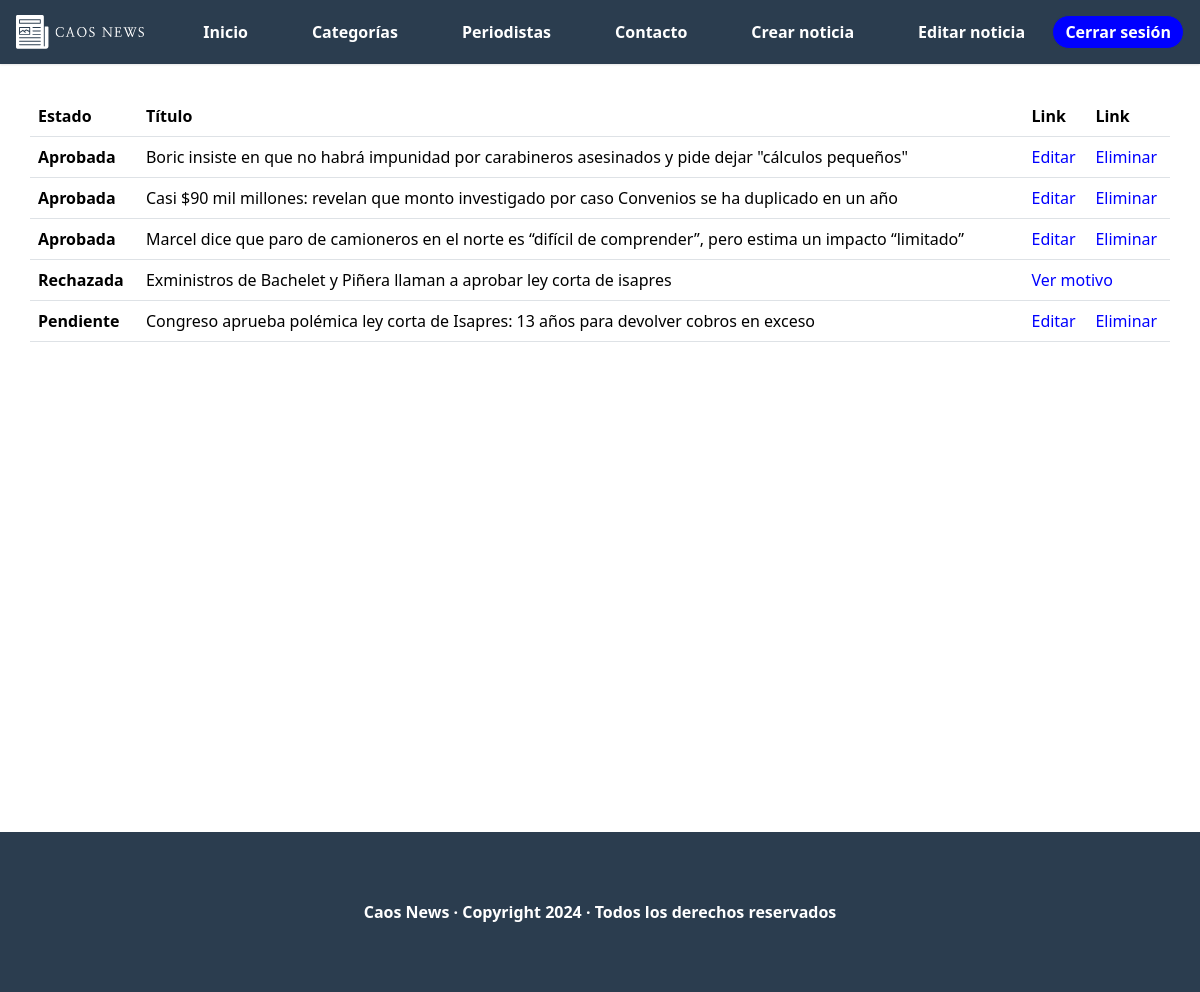
Screenshot of /lista_noticias_publicadas (signed in) with the database file from the repository.
### core/models.py (models this page shows, shortened)
class Noticia(models.Model):
    titulo = models.CharField(max_length=100, unique=True)
    ubicacion = models.CharField(max_length=50)
    fecha = models.DateField(auto_now=True)
    portada = models.ImageField(upload_to='portadas_noticias', blank=False, default='portada.jpg')
    cuerpo = models.TextField()
    id_autor = models.ForeignKey(User, on_delete=models.CASCADE)
    id_categoria = models.ForeignKey(CategoriaNoticia, on_delete=models.RESTRICT)
    id_estado_noticia = models.ForeignKey(EstadoNoticia, on_delete=models.RESTRICT)

class EstadoNoticia(models.Model):
    descripcion = models.CharField(max_length=30)

### core/views.py (the view)
# urls.py: path('lista_noticias_publicadas', lista_noticias_publicadas, name='lista_noticias_publicadas'),
@login_required
@permission_required('core.change_noticia')
def lista_noticias_publicadas(request):
    id = request.user.id
    list_noticias = Noticia.objects.filter(id_autor=id)
    aux = {
        'lista_noticias' : list_noticias
    }
    aux['mensaje'] = id
    return render(request, 'core/paginas/periodista/lista_noticias_publicadas.html', aux)

### core/templates/core/paginas/periodista/lista_noticias_publicadas.html
{% extends 'core/base.html'%}
{% load static %}
{% block estilo %}
  <link rel="stylesheet" href="{% static 'core/css/lista_noticias_publicadas.css' %}">
{% endblock %}
{% block content %}
  <main>
    <table class="table container">
      <thead>
        <tr>
          <th scope="col">Estado</th>
          <th scope="col">Título</th>
          <th scope="col">Link</th>
          <th scope="col">Link</th>
        </tr>
      </thead>
      <tbody>
        {% for noticia in lista_noticias %}
          <tr>
            <th scope="row">{{noticia.id_estado_noticia.descripcion}}</th>
            <td>{{noticia.titulo}}</td>
            {% if noticia.id_estado_noticia.id != 3 %}
              <td class="link"><a href="{% url 'editar_noticia' noticia.id %}">Editar</a></td>
              <td class="link"><a href="{% url 'eliminar_noticia' noticia.id %}">Eliminar</a></td>
            {% else %}
              <td class="link" colspan="2"><a href="{% url 'noticia_rechazada' noticia.id %}">Ver motivo</a></td>
            {% endif %}
          </tr>
        {% endfor %}
      </tbody>
    </table>
  </main>
{% endblock %}

### core/templates/core/base.html (shortened to what this page needs)
{% load static %}
<!DOCTYPE html>
<html lang="es">
<head>
  <link href="https://cdn.jsdelivr.net/npm/bootstrap@5.3.3/dist/css/bootstrap.min.css" rel="stylesheet"
>
  <link rel="stylesheet" href="{% static 'core/css/header.css' %}">
  <link rel="stylesheet" href="{% static 'core/css/footer.css' %}">
  {% block estilo %}
  {% endblock %}
</head>
<body>
  <header class="main-header">
    <div class="main-header_content">
      <a href="{% url 'index' %}"><img src="{% static 'core/img/logo-light.svg' %}" class="logo" alt="Logo Caos News"></a>
      {% if user.is_authenticated %}
      <form action="{% url 'logout' %}" class="login-button" method="POST" style="padding-top: 0;">
      <button class="button">Cerrar sesión</button>
      </form>
      {% else %}
        <a href="{% url 'login' %}" class="login-button"><button class="button">Inicia sesión</button></a>
      {% endif %}
      <nav id="main-menu" class="main-menu">
        <ul>
          <li><a href="{% url 'index' %}">Inicio</a></li>
          <li><a href="{% url 'lista_categorias' %}">Categorías</a></li>
          <li><a href="{% url 'lista_periodistas' %}">Periodistas</a></li>
          <li><a href="{% url 'contacto' %}">Contacto</a></li>
          {% for group in user.groups.all %}
            {% if group.name == 'Periodista' %}
              <li><a href="{% url 'crear_noticia' %}">Crear noticia</a></li>
              <li><a href="{% url 'lista_noticias_publicadas' %}">Editar noticia</a></li>
            {% endif %}
          {% endfor %}
        </ul>
      </nav>
    </div>
  </header>
  {% block content %}
  {% endblock %}
  <footer class="footer">
    <p>Caos News · Copyright 2024 · Todos los derechos reservados</p>
  </footer>
</body>
</html>

### core/static/core/css/header.css (style rules this page uses)
*, *::before, *::after { margin: 0; padding: 0; box-sizing: border-box; }
body { min-height: 100vh; display: flex; }
a { text-decoration: none; color: inherit; }
ul, ol { list-style: none; }
body { padding-top: 6rem; }
button { font-family: inherit; display: inline-block; padding: .25rem .75rem; border-radius: 1.5rem; text-decoration: none; font-weight: 600; color: white; background-color: blue; border: 1px solid #2b3d4f; }
.main-header { width: 100%; height: 4rem; position: fixed; top: 0; left: 0; background-color: #2b3d4f; display: flex; z-index: 10; box-shadow: 0 1px 2px rgba(0, 0, 0, .1); }
.main-header_content { width: calc(100% - 2rem); margin-left: 1rem; margin-right: 1rem; display: flex; align-items: center; justify-content: space-between; }
.main-header_content .logo { width: 8rem; }
.main-menu { display: flex; justify-content: center; align-items: center; }
.main-menu ul { padding: 0; }
@media screen and (min-width: 734px) { .main-menu ul { font-size: 2rem; } }
@media screen and (min-width: 734px) { .main-menu li { margin-bottom: 1rem; } }
@media screen and (min-width: 1024px) { .main-menu ul { font-size: 1rem; display: flex; padding-left: 2rem; gap: 4rem; color: white; font-weight: 600; margin-bottom: 0; } }
@media screen and (min-width: 1024px) { .main-menu li { margin-bottom: 0; } }
@media screen and (min-width: 1024px) { .main-header .login-button { order: 1; } }

### core/static/core/css/footer.css (style rules this page uses)
body { min-height: 100vh; display: flex; flex-direction: column; }
main { min-height: calc(100vh - 4rem); }
.footer { color: white; background-color: #2b3d4f; height: 10rem; display: flex; align-items: center; font-weight: bold; }
.footer p { width: 100%; margin-bottom: 0; text-align: center; }

### core/static/core/css/lista_noticias_publicadas.css (style rules this page uses)
.link { color: blue !important; }

### rows the page displays
Noticia: id_estado_noticia.descripcion "Aprobada", titulo "Boric insiste en que no habrá impunidad por carabineros asesinados y pide dejar \"cálculos pequeños\"", shows "Editar"
Noticia: id_estado_noticia.descripcion "Aprobada", titulo "Casi $90 mil millones: revelan que monto investigado por caso Convenios se ha duplicado en un año", shows "Editar"
Noticia: id_estado_noticia.descripcion "Aprobada", titulo "Marcel dice que paro de camioneros en el norte es “difícil de comprender”, pero estima un impacto “limitado”", shows "Editar"
Noticia: id_estado_noticia.descripcion "Rechazada", titulo "Exministros de Bachelet y Piñera llaman a aprobar ley corta de isapres", shows "Ver motivo"
Noticia: id_estado_noticia.descripcion "Pendiente", titulo "Congreso aprueba polémica ley corta de Isapres: 13 años para devolver cobros en exceso", shows "Editar"
